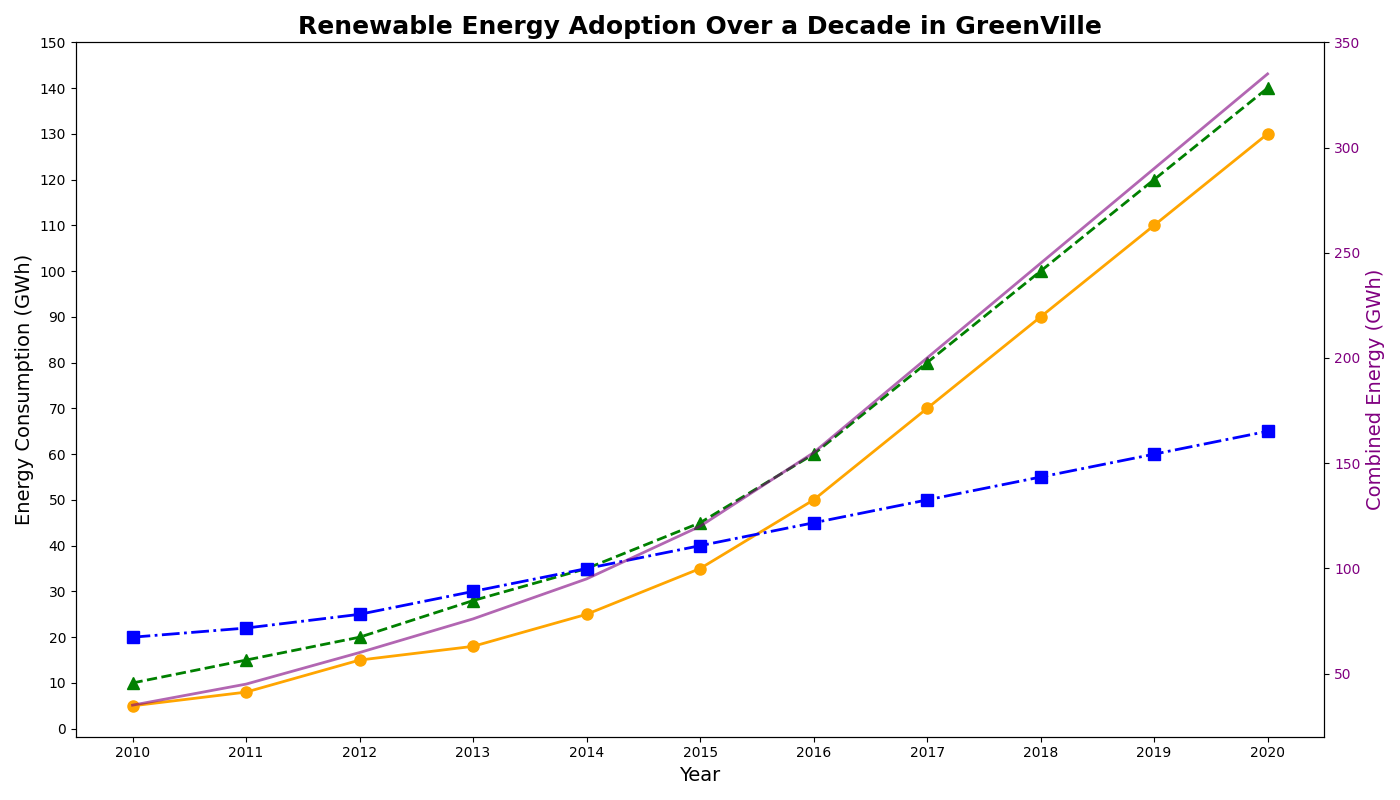

Python code for this plot:
import matplotlib.pyplot as plt
import numpy as np

# Define the years for the x-axis
years = np.arange(2010, 2021)

# Artificial data for renewable energy usage (in GWh) per year
solar_energy = [5, 8, 15, 18, 25, 35, 50, 70, 90, 110, 130]
wind_energy = [10, 15, 20, 28, 35, 45, 60, 80, 100, 120, 140]
hydro_energy = [20, 22, 25, 30, 35, 40, 45, 50, 55, 60, 65]

# Create the figure and axis objects
fig, ax1 = plt.subplots(figsize=(14, 8))

# Plot the data for each energy source
ax1.plot(years, solar_energy, color='orange', marker='o', markersize=8, linewidth=2)
ax1.plot(years, wind_energy, color='green', marker='^', markersize=8, linewidth=2, linestyle='--')
ax1.plot(years, hydro_energy, color='blue', marker='s', markersize=8, linewidth=2, linestyle='-.')

# Title and axis labels
ax1.set_title('Renewable Energy Adoption Over a Decade in GreenVille', fontsize=18, fontweight='bold')
ax1.set_xlabel('Year', fontsize=14)
ax1.set_ylabel('Energy Consumption (GWh)', fontsize=14)

# Customize ticks
ax1.set_xticks(years)
ax1.set_yticks(np.arange(0, 151, step=10))

# Adding a subplot for combined energy usage over the years
combined_energy = np.array(solar_energy) + np.array(wind_energy) + np.array(hydro_energy)
ax2 = ax1.twinx()
ax2.plot(years, combined_energy, color='purple', linewidth=2, alpha=0.6, linestyle='-')
ax2.set_ylabel('Combined Energy (GWh)', fontsize=14, color='purple')
ax2.tick_params(axis='y', labelcolor='purple')

# Automatically adjust layout
plt.tight_layout()

# Display the plot
plt.show()
